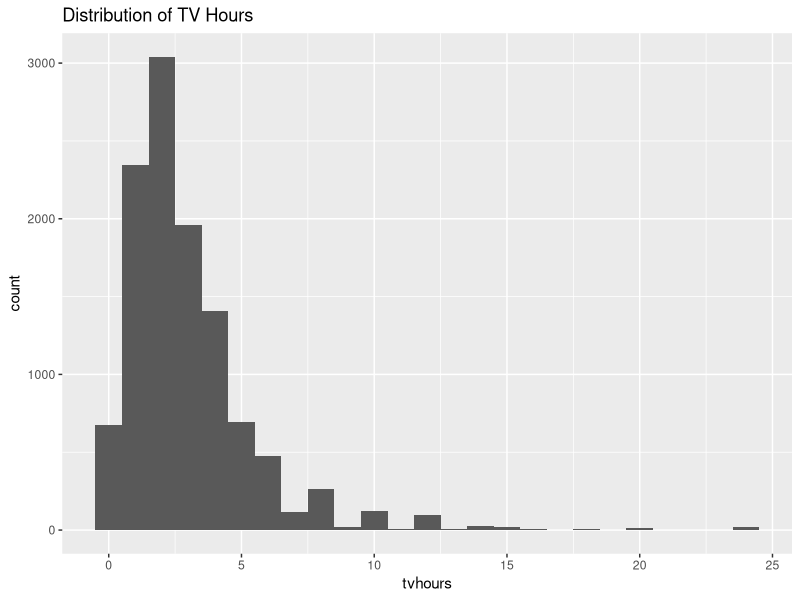
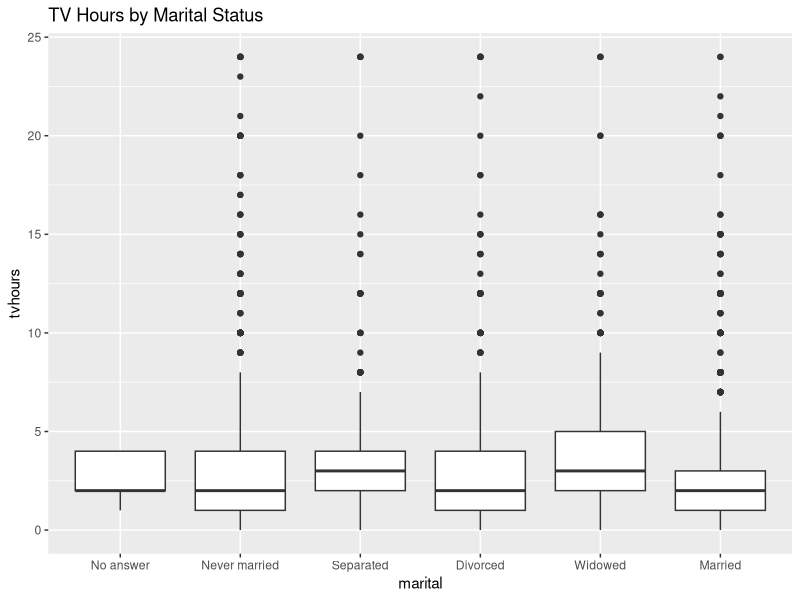

Recreate these plots in R, in order.
library(tidyverse)
library(forcats)
library(here)
library(dplyr)


data(gss_cat)
exists("gss_cat")

names(gss_cat)

tv_hours_table <- gss_cat %>%
  filter(age >= 30) %>%
  group_by(marital) %>%
  summarise(mean_tv_hours = mean(tvhours, na.rm = TRUE))

tv_hours_table

write.csv(tv_hours_table,
          here("Tv_hour_by_marital_status.csv"),
          row.names = FALSE)
head(tv_hours_table)

gss_cat %>%
  summarise(
    Mean = mean(tvhours, na.rm = TRUE),
    Median = median(tvhours, na.rm = TRUE),
    SD = sd(tvhours, na.rm = TRUE),
    Minimum = min(tvhours, na.rm = TRUE),
    Maximum = max(tvhours, na.rm = TRUE)
  )


tv_gender <- gss_cat %>%
  group_by(race) %>%
  summarise(
    Mean_TV = mean(tvhours, na.rm = TRUE)
  )

tv_gender

names(gss_cat)

gss_cat %>%
  group_by(age) %>%
  summarise(mean_tv = mean(tvhours, na.rm = TRUE))

gss_cat %>%
  mutate(age_group = cut(age,
                         breaks = c(18, 30, 45, 60, 100),
                         labels = c("18-30", "31-45", "46-60", "60+"))) %>%
  group_by(age_group) %>%
  summarise(mean_tv = mean(tvhours, na.rm = TRUE))


gss_cat %>%
  group_by(race) %>%
  summarise(mean_tv = mean(tvhours, na.rm = TRUE))


library(ggplot2)

ggplot(gss_cat, aes(x = tvhours)) +
  geom_histogram(binwidth = 1) +
  labs(title = "Distribution of TV Hours")


ggplot(gss_cat, aes(x = marital, y = tvhours)) +
  geom_boxplot() +
  labs(title = "TV Hours by Marital Status")




num_vars <- gss_cat %>%
  select_if(is.numeric)

cv_table <- data.frame(
  Variable = names(num_vars),
  Mean = sapply(num_vars, mean, na.rm = TRUE),
  SD = sapply(num_vars, sd, na.rm = TRUE)
)

cv_table$CV <- (cv_table$SD / cv_table$Mean) * 100

cv_table
